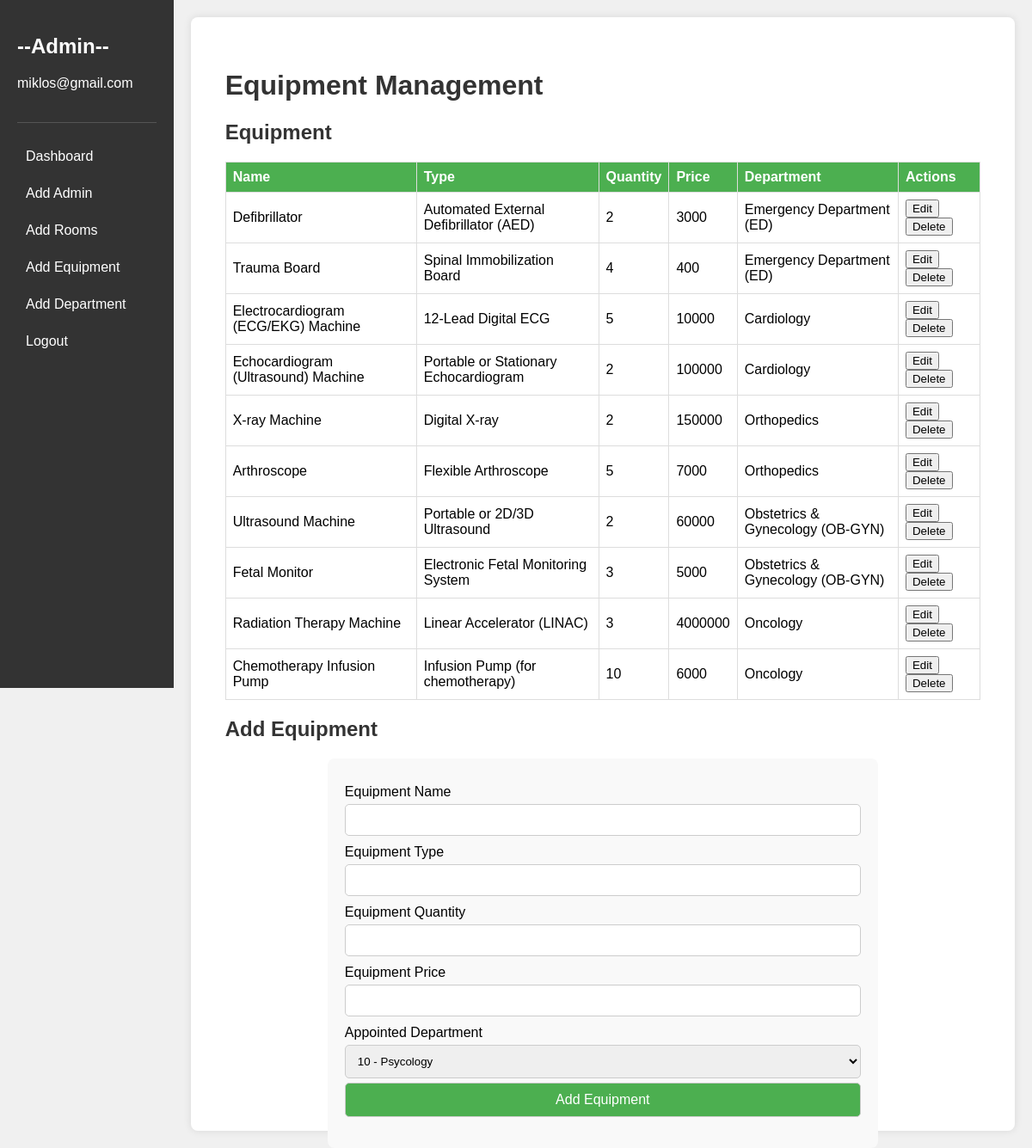
Page /adminLP/equipment (signed in) on the committed database.
### HPApp/models.py (models this page shows)
class User(AbstractBaseUser, PermissionsMixin):
    email = models.CharField(max_length=30,unique=True)
    role = models.CharField(max_length=20,default='user')
    is_active = models.BooleanField(default=True)
    is_staff = models.BooleanField(default=False)
    is_superuser = models.BooleanField(default=False)
    date_joined = models.DateTimeField(default=timezone.now)
    objects = CustomUserManager()
    USERNAME_FIELD = 'email'
    REQUIRED_FIELDS = []
    class Meta:
        verbose_name = 'user'
        verbose_name_plural = 'users'
    def __str__(self):
        return self.email

class Equipment(models.Model):
    eq_name = models.CharField(max_length=100, default='Unknown')
    eq_type = models.CharField(max_length=100, default='General')
    eq_qty = models.IntegerField(default=0)
    eq_price = models.IntegerField(default=0)
    department = models.ForeignKey(Department, on_delete=models.CASCADE, null=True, default=None)

class Department(models.Model):
    dep_name = models.CharField(max_length=100, default='Unknown')

### HPApp/views.py (the view, shortened to what this page needs)
# urls.py: path('adminLP/equipment', views.admin_equipment_management, name='admin_equipment_management'),
@login_required
def admin_equipment_management(request):
    success_message = ""
    selected_equipment = None
    equipment = models.Equipment.objects.all()
    departments = models.Department.objects.all()
    return render(request, 'admin_equipment_management.html', {
        'equipment': equipment,
        'success_message': success_message,
        'selected_equipment': selected_equipment,
        'departments': departments,
    })

### HPApp/templates/admin_equipment_management.html (shortened to what this page needs)
<html>
    <head>
    </head>
    <body>
        <div class="sidebar">
            <div class="profile">
                <h2 class="profile-name">--Admin--</h2>
                <p class="profile-email">{{ user }}</p>
            </div>
            <nav class="sidebar-nav">
                <a href="{% url 'admin_LP' %}">Dashboard</a>
                <a href="{% url 'admin_addAdmin' %}">Add Admin</a>
                <a href="{% url 'admin_room_management' %}">Add Rooms</a>
                <a href="{% url 'admin_addEquipment' %}">Add Equipment</a>
                <a href="{% url 'admin_addDepartment' %}">Add Department</a>
                <a href="{% url 'logout' %}">Logout</a>
            </nav>
        </div>
            <div class="content">
                <h1>Equipment Management</h1>
            <h2>Equipment</h2>
            <table>
                <thead>
                    <tr>
                        <th>Name</th>
                        <th>Type</th>
                        <th>Quantity</th>
                        <th>Price</th>
                        <th>Department</th>
                        <th>Actions</th>
                    </tr>
                </thead>
                <tbody>
                    {% for eq in equipment %}
                    <tr>
                        <td>{{ eq.eq_name }}</td>
                        <td>{{ eq.eq_type }}</td>
                        <td>{{ eq.eq_qty }}</td>
                        <td>{{ eq.eq_price }}</td>
                        <td>{{ eq.department.dep_name }}</td>
                        <td>
                            <form method="GET" action="{% url 'admin_equipment_management' %}" style="display:inline;">
                                <button type="submit">Edit</button>
                            </form>
                            <form method="POST" action="{% url 'admin_equipment_management' %}" style="display:inline">
                                <button type="submit" onclick="return confirm('Are you sure you want to delete this equipment?');">Delete</button>
                            </form>
                        </td>
                    </tr>
                    {% empty %}
                        <tr>
                            <td colspan="6">No equipment found.</td>
                        </tr>
                    {% endfor %}
                </tbody>
            </table>
            <h2>{% if selected_appointment %}Update{% else %}Add{% endif %} Equipment</h2>
            <div class="form-container">
                <form method="POST" action="{% url 'admin_equipment_management' %}">
                    <label for="eq_name">Equipment Name</label>
                    <input type="text" id="eq_name" name="eq_name" value="{{ selected_equipment.eq_name }}" required>
                    <label for="eq_type">Equipment Type</label>
                    <input type="text" id="eq_type" name="eq_type" value="{{ selected_equipment.eq_type }}" required>
                    <label for="eq_quantity">Equipment Quantity</label>
                    <input type="number" id="eq_qty" name="eq_qty" value="{{ selected_equipment.eq_qty }}" min="0" required>
                    <label for="eq_type">Equipment Price</label>
                    <input type="number" id="eq_price" name="eq_price" value="{{ selected_equipment.eq_price }}" min="0" required>
                    <label for="department">Appointed Department</label>
                    <select id="department" name="department_id" required>
                        {% for department in departments %}
                            <option value="{{ department.id }}"
                                >
                                    {{ department.id }} - {{ department.dep_name }}
                            </option>
                        {% endfor %}
                    </select>
                    <button type="submit">{% if selected_equipment %}Update{% else %}Add{% endif %} Equipment</button>
                </form>
            </div>
        </div>
    </body>
</html>

### HPApp/templates/admin_equipment_management.html (style rules this page uses)
body { font-family: Arial, sans-serif; margin: 0; padding: 0; display: flex; background-color: #f0f0f0; }
.sidebar { width: 250px; background-color: #333; color: #fff; height: 100vh; padding: 20px; box-sizing: border-box; }
.profile { text-align: left; padding-bottom: 20px; border-bottom: 1px solid #555; cursor: pointer; }
.sidebar-nav { margin-top: 20px; }
.sidebar-nav a { display: block; color: #fff; text-decoration: none; padding: 10px; margin: 5px 0; border-radius: 5px; transition: background-color 0.3s; }
.content { flex-grow: 1; padding: 40px; background-color: #fff; box-shadow: 0 0 10px rgba(0,0,0,0.1); margin: 20px; border-radius: 8px; }
.form-container { background-color: #f9f9f9; padding: 20px; border-radius: 8px; max-width: 600px; margin: 20px auto; }
.form-container label { display: block; margin-top: 10px; }
.form-container input, .form-container select, .form-container button { width: 100%; padding: 10px; margin-top: 5px; border-radius: 5px; border: 1px solid #ccc; }
.form-container button { background-color: #4caf50; color: white; font-size: 16px; cursor: pointer; }
table { width: 100%; border-collapse: collapse; margin-top: 20px; }
table, th, td { border: 1px solid #ddd; }
th, td { padding: 8px; text-align: left; }
th { background-color: #4CAF50; color: white; }
h1, h2, h3 { color: #333; }
.profile-name { color: #fff; text-align: left; }

### rows in the picture
User: email "miklos@gmail.com"
Equipment: eq_name "Defibrillator", eq_type "Automated External Defibrillator (AED)", eq_qty "2", eq_price "3000", department.dep_name "Emergency Department (ED)"
Equipment: eq_name "Trauma Board", eq_type "Spinal Immobilization Board", eq_qty "4", eq_price "400", department.dep_name "Emergency Department (ED)"
Equipment: eq_name "Electrocardiogram (ECG/EKG) Machine", eq_type "12-Lead Digital ECG", eq_qty "5", eq_price "10000", department.dep_name "Cardiology"
Equipment: eq_name "Echocardiogram (Ultrasound) Machine", eq_type "Portable or Stationary Echocardiogram", eq_qty "2", eq_price "100000", department.dep_name "Cardiology"
Equipment: eq_name "X-ray Machine", eq_type "Digital X-ray", eq_qty "2", eq_price "150000", department.dep_name "Orthopedics"
Equipment: eq_name "Arthroscope", eq_type "Flexible Arthroscope", eq_qty "5", eq_price "7000", department.dep_name "Orthopedics"
Equipment: eq_name "Ultrasound Machine", eq_type "Portable or 2D/3D Ultrasound", eq_qty "2", eq_price "60000", department.dep_name "Obstetrics & Gynecology (OB-GYN)"
Equipment: eq_name "Fetal Monitor", eq_type "Electronic Fetal Monitoring System", eq_qty "3", eq_price "5000", department.dep_name "Obstetrics & Gynecology (OB-GYN)"
Equipment: eq_name "Radiation Therapy Machine", eq_type "Linear Accelerator (LINAC)", eq_qty "3", eq_price "4000000", department.dep_name "Oncology"
Equipment: eq_name "Chemotherapy Infusion Pump", eq_type "Infusion Pump (for chemotherapy)", eq_qty "10", eq_price "6000", department.dep_name "Oncology"

### other values in the picture
form field department_id "10 - Psycology"
